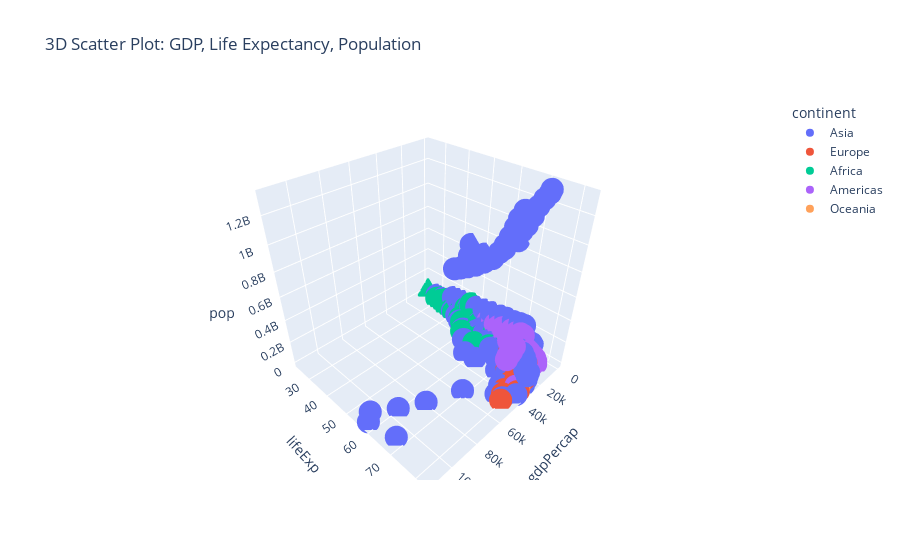

This figure's notebook cell:
### Code cell
# 3D Scatter Plot
fig = px.scatter_3d(df, x='gdpPercap', y='lifeExp', z='pop', color='continent',
                    title='3D Scatter Plot: GDP, Life Expectancy, Population')
fig.show()

### Figure 1 — Plotly figure (JSON) as saved in the notebook; plotly's stock layout.template omitted (floating-point values rounded to 4 significant figures; data arrays with more than 128 entries replaced by an {"elided": "..."} marker saying what was removed)
{"data": [{"hovertemplate": "continent=Asia<br>gdpPercap=%{x}<br>lifeExp=%{y}<br>pop=%{z}<extra></extra>", "legendgroup": "Asia", "marker": {"color": "#636efa", "symbol": "circle"}, "mode": "markers", "name": "Asia", "scene": "scene", "showlegend": true, "type": "scatter3d", "x": {"elided": "396 float values"}, "y": {"elided": "396 float values"}, "z": {"elided": "396 int values"}}, {"hovertemplate": "continent=Europe<br>gdpPercap=%{x}<br>lifeExp=%{y}<br>pop=%{z}<extra></extra>", "legendgroup": "Europe", "marker": {"color": "#EF553B", "symbol": "circle"}, "mode": "markers", "name": "Europe", "scene": "scene", "showlegend": true, "type": "scatter3d", "x": {"elided": "360 float values"}, "y": {"elided": "360 float values"}, "z": {"elided": "360 int values"}}, {"hovertemplate": "continent=Africa<br>gdpPercap=%{x}<br>lifeExp=%{y}<br>pop=%{z}<extra></extra>", "legendgroup": "Africa", "marker": {"color": "#00cc96", "symbol": "circle"}, "mode": "markers", "name": "Africa", "scene": "scene", "showlegend": true, "type": "scatter3d", "x": {"elided": "624 float values"}, "y": {"elided": "624 float values"}, "z": {"elided": "624 int values"}}, {"hovertemplate": "continent=Americas<br>gdpPercap=%{x}<br>lifeExp=%{y}<br>pop=%{z}<extra></extra>", "legendgroup": "Americas", "marker": {"color": "#ab63fa", "symbol": "circle"}, "mode": "markers", "name": "Americas", "scene": "scene", "showlegend": true, "type": "scatter3d", "x": {"elided": "300 float values"}, "y": {"elided": "300 float values"}, "z": {"elided": "300 int values"}}, {"hovertemplate": "continent=Oceania<br>gdpPercap=%{x}<br>lifeExp=%{y}<br>pop=%{z}<extra></extra>", "legendgroup": "Oceania", "marker": {"color": "#FFA15A", "symbol": "circle"}, "mode": "markers", "name": "Oceania", "scene": "scene", "showlegend": true, "type": "scatter3d", "x": [10040.0, 10950.0, 12220.0, 14530.0, 16790.0, 18330.0, 19480.0, 21890.0, 23420.0, 27000.0, 30690.0, 34440.0, 10560.0, 12250.0, 13180.0, 14460.0, 16050.0, 16230.0, 17630.0, 19010.0, 18360.0, 21050.0, 23190.0, 25190.0], "y": [69.12, 70.33, 70.93, 71.1, 71.93, 73.49, 74.74, 76.32, 77.56, 78.83, 80.37, 81.23, 69.39, 70.26, 71.24, 71.52, 71.89, 72.22, 73.84, 74.32, 76.33, 77.55, 79.11, 80.2], "z": [8691212, 9712569, 10794968, 11872264, 13177000, 14074100, 15184200, 16257249, 17481977, 18565243, 19546792, 20434176, 1994794, 2229407, 2488550, 2728150, 2929100, 3164900, 3210650, 3317166, 3437674, 3676187, 3908037, 4115771]}], "layout": {"legend": {"title": {"text": "continent"}, "tracegroupgap": 0}, "scene": {"domain": {"x": [0, 1], "y": [0, 1]}, "xaxis": {"title": {"text": "gdpPercap"}}, "yaxis": {"title": {"text": "lifeExp"}}, "zaxis": {"title": {"text": "pop"}}}, "title": {"text": "3D Scatter Plot: GDP, Life Expectancy, Population"}}}
